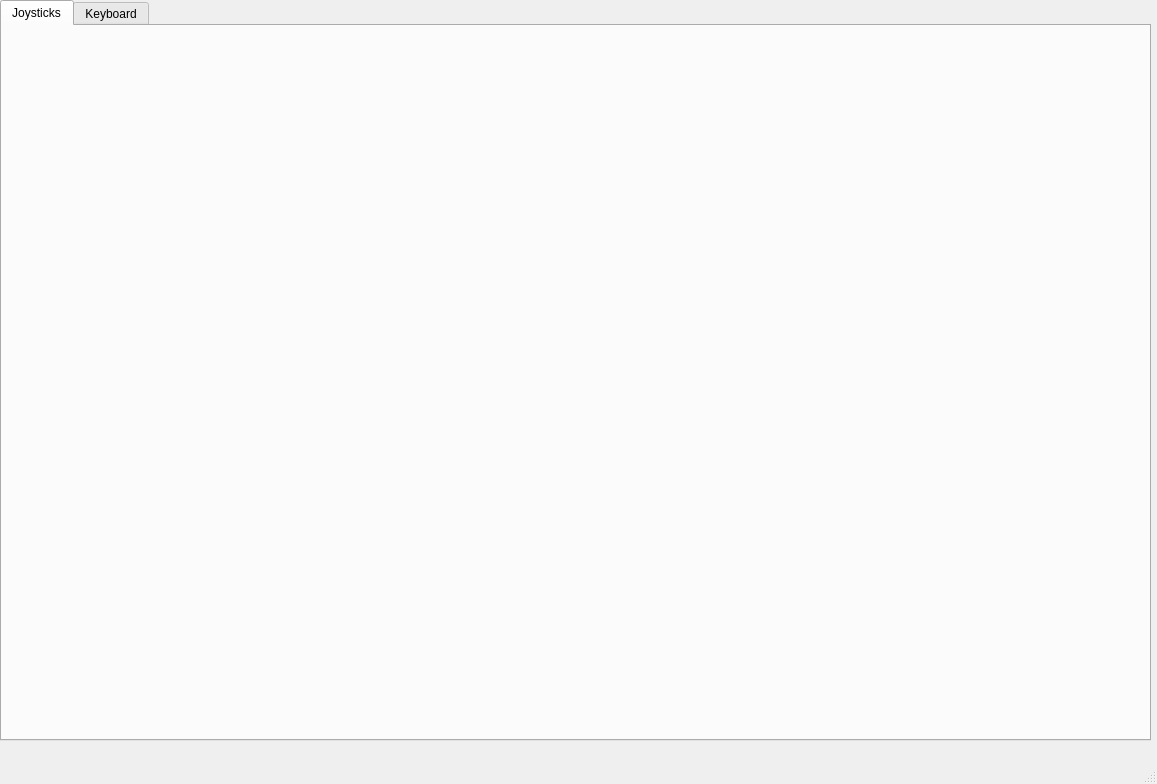
<?xml version="1.0" encoding="UTF-8"?>
<ui version="4.0">
 <class>NewWindow</class>
 <widget class="QMainWindow" name="NewWindow">
  <property name="geometry">
   <rect>
    <x>0</x>
    <y>0</y>
    <width>1157</width>
    <height>784</height>
   </rect>
  </property>
  <property name="windowTitle">
   <string>MainWindow</string>
  </property>
  <widget class="QWidget" name="centralwidget">
   <widget class="QTabWidget" name="tabWidget">
    <property name="geometry">
     <rect>
      <x>0</x>
      <y>0</y>
      <width>1151</width>
      <height>741</height>
     </rect>
    </property>
    <property name="currentIndex">
     <number>0</number>
    </property>
    <widget class="QWidget" name="Joysticks">
     <attribute name="title">
      <string>Joysticks</string>
     </attribute>
     <widget class="QLabel" name="label_J">
      <property name="geometry">
       <rect>
        <x>70</x>
        <y>10</y>
        <width>1021</width>
        <height>701</height>
       </rect>
      </property>
      <property name="text">
       <string/>
      </property>
     </widget>
    </widget>
    <widget class="QWidget" name="Keyboard">
     <attribute name="title">
      <string>Keyboard</string>
     </attribute>
     <widget class="QLabel" name="label_K">
      <property name="geometry">
       <rect>
        <x>0</x>
        <y>70</y>
        <width>1141</width>
        <height>561</height>
       </rect>
      </property>
      <property name="text">
       <string/>
      </property>
     </widget>
    </widget>
   </widget>
  </widget>
  <widget class="QMenuBar" name="menubar">
   <property name="geometry">
    <rect>
     <x>0</x>
     <y>0</y>
     <width>1157</width>
     <height>21</height>
    </rect>
   </property>
  </widget>
  <widget class="QStatusBar" name="statusbar"/>
 </widget>
 <resources/>
 <connections/>
</ui>
